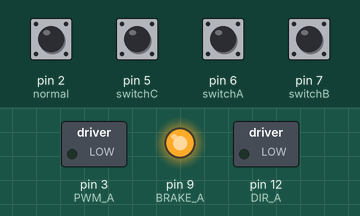
Recording of a sketch running on a simulated Arduino Uno, built with avr-gcc and run on an emulated ATmega328P. On the bench: switched loads named in the sketch (green lamp = pin HIGH), output pins drawn as LEDs (lit = HIGH). The inputs (shaded band) are chosen by the test bench; at power-on: pin 2 (normal), pin 5 (switchC), pin 6 (switchA), pin 7 (switchB) HIGH. What the sketch prints to the serial monitor is not drawn.

Above: at 1.2 s.
1.3 s: pin 6 (switchA) pulled LOW for 0.15 s
At 3.5 s:
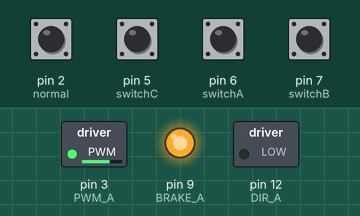
4.3 s: pin 2 (normal) pulled LOW for 0.15 s
At 4.37 s:
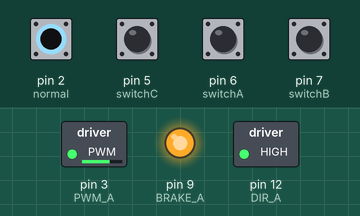
5.9 s: pin 5 (switchC) pulled LOW for 0.15 s
At 6.4 s:
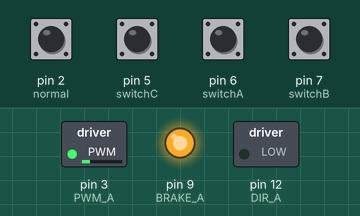
7.6 s: pin 2 (normal) pulled LOW for 1 s
At 8.3 s:
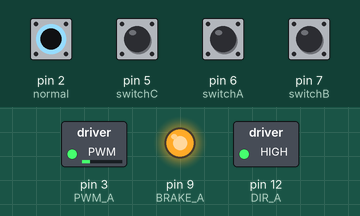
10.1 s: pin 6 (switchA) pulled LOW for 1 s
At 10.52 s:
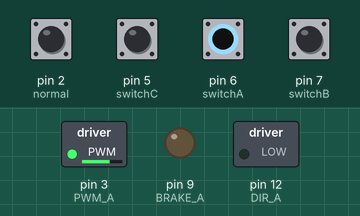
13.2 s: pin 5 (switchC) pulled LOW for 1 s
At 13.73 s:
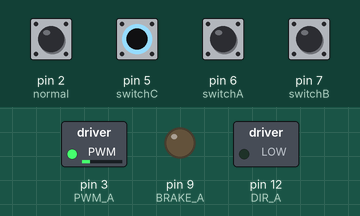
Timing chart, 0 to 16.2 s (numbered marks = the images above; inputs shaded):
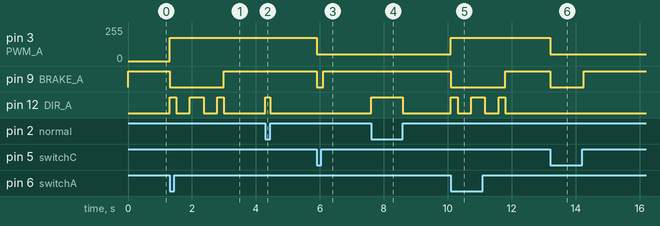

Measured:
- after the input at 1.3 s, pin 3 (PWM_A): 0/255 → 175/255 at once; pin 9 (BRAKE_A): HIGH → LOW at once, → HIGH 1.7 s later; pin 12 (DIR_A): goes HIGH 0.21 s, LOW 0.43 s, HIGH 0.43 s, LOW 0.43 s, HIGH 0.21 s, then LOW, starting at once
- after the input at 4.3 s, pin 12 (DIR_A): LOW → HIGH at once, → LOW 0.15 s later
- after the input at 5.9 s, pin 3 (PWM_A): 175/255 → 50/255 at once; pin 9 (BRAKE_A): HIGH → LOW at once, → HIGH 0.21 s later
- after the input at 7.6 s, pin 12 (DIR_A): LOW → HIGH at once, → LOW 1.0 s later
- after the input at 10.1 s, pin 3 (PWM_A): 50/255 → 175/255 at once; pin 9 (BRAKE_A): HIGH → LOW at once, → HIGH 1.7 s later; pin 12 (DIR_A): goes HIGH 0.21 s, LOW 0.43 s, HIGH 0.43 s, LOW 0.43 s, HIGH 0.21 s, then LOW, starting at once
- after the input at 13.2 s, pin 3 (PWM_A): 175/255 → 50/255 at once; pin 9 (BRAKE_A): HIGH → LOW at once, → HIGH 1.1 s later

The sketch:

motor_control_buttons_v2.ino
```cpp
// Initialise Constants
const int
PWM_A   = 3,
DIR_A   = 12,
BRAKE_A = 9,
SNS_A   = A0;
int counter = 0;
int counter_lim = 2;
int pwm = 255;
int period = 1600;   // Arbitrary value, to be changed in program.

// Set Switch Inputs
int val;
 int switchA = 6;
 int switchB = 7;
 int switchC = 5;
 int normal = 2;
 int encoderPos = 0;
 int switchALast = LOW;
 int a = LOW;
 int b = LOW;
 int c = LOW;
 int norm = LOW;

void setup() {
  //MOTOR
  // Configure the A output
  pinMode(BRAKE_A, OUTPUT);  // Brake pin on channel A
  pinMode(DIR_A, OUTPUT);    // Direction pin on channel A

  //Switches
  pinMode (switchA,INPUT);
  pinMode (switchB,INPUT);
  pinMode (switchC,INPUT);
  pinMode (normal,INPUT);
  digitalWrite(switchA,HIGH);
  digitalWrite(switchB,HIGH);
  digitalWrite(switchC,HIGH);
  digitalWrite(normal,HIGH);
  digitalWrite(BRAKE_A, HIGH);

  // Open Serial communication
  Serial.begin(9600);
  Serial.println("Motor shield DC motor Test:\n");

}

void loop() {
// Read Switches
norm = digitalRead(normal);
a = digitalRead(switchA);
b = digitalRead(switchB);
c = digitalRead(switchC);

// Set Period and/or Direction
if(norm ==LOW) {
pwm = 255;
//period = 1280;
period = 1280;
digitalWrite(DIR_A, HIGH);
digitalWrite(BRAKE_A, HIGH);
}
if(norm == HIGH){
pwm = 175;
period = 850;
digitalWrite(DIR_A, LOW);
digitalWrite(BRAKE_A, HIGH);
}

// ------- Continuous Waves -----------//
if(a == LOW){

// Run half a loop forward
while(counter <1){
  digitalWrite(BRAKE_A, LOW);  // setting brake LOW disables motor brake
  digitalWrite(DIR_A, HIGH);   // setting direction to HIGH the motor spins forward

  analogWrite(PWM_A, pwm);     // Set the speed of the motor, 255 is the maximum value
  delay(period/4);             // hold the motor at full speed for (P/4) seconds
  digitalWrite(BRAKE_A, HIGH);
  counter++;
}

// Run back and forth
while(counter<counter_lim){
  digitalWrite(BRAKE_A, LOW);  // setting brake LOW disables motor brake
  digitalWrite(DIR_A, LOW);    // setting direction to LOW the motor spins backward

  analogWrite(PWM_A, pwm);     // Set the speed of the motor, 255 is the maximum value
  delay(period/2);             // hold the motor at full speed for (P/2) seconds

  // Brake the motor
  digitalWrite(BRAKE_A, HIGH);  // raise the brake

// Set the outputs to run the motor forwards
  digitalWrite(BRAKE_A, LOW);
  digitalWrite(DIR_A, HIGH);    // now change the direction to Forward setting HIGH the DIR_A pin

  analogWrite(PWM_A, pwm);      // Set the speed of the motor
  delay(period/2);

  // Brake
  digitalWrite(BRAKE_A, HIGH);  // raise the brake

 counter++;                     // increment counter
}

// Run Backwards Again
  digitalWrite(BRAKE_A, LOW);  // setting brake LOW disable motor brake
  digitalWrite(DIR_A, LOW);    // setting direction to LOW the motor will spin backward

  analogWrite(PWM_A, pwm);     // Set the speed of the motor, 255 is the maximum value

  delay(period/2);             // hold the motor at full speed for (P/2) seconds


// Run half a loop forwards
while(counter == counter_lim){
  digitalWrite(BRAKE_A, LOW);  // setting brake LOW disable motor brake
  digitalWrite(DIR_A, HIGH);   // setting direction to HIGH the motor will spin forwards

  analogWrite(PWM_A, pwm);     // Set the speed of the motor, 255 is the maximum value
  delay(period/4);
  digitalWrite(BRAKE_A, HIGH);
  counter++;
}
}
counter = 0;

// ------------ Single Wave ---------- //
if(b == LOW){
// Run half a loop forward
while(counter <1){
  digitalWrite(BRAKE_A, LOW);  // setting brake LOW disable motor brake
  digitalWrite(DIR_A, HIGH);   // setting direction to HIGH the motor will spin forward

  analogWrite(PWM_A, pwm);     // Set the speed of the motor, 255 is the maximum value
  delay(period/4);             // hold the motor at full speed for (P/4) seconds
  digitalWrite(BRAKE_A, HIGH);
  counter++;
}

// Run back and forth
while(counter<counter_lim){
  digitalWrite(BRAKE_A, LOW);  // setting brake LOW disable motor brake
  digitalWrite(DIR_A, LOW);    // setting direction to LOW the motor will spin backward

  analogWrite(PWM_A, pwm);     // Set the speed of the motor, 255 is the maximum value

  delay(period/2);             // hold the motor at full speed for (P/2) seconds

  // Brake the motor
  digitalWrite(BRAKE_A, HIGH);  // raise the brake

// Set the outputs to run the motor forwards
  digitalWrite(BRAKE_A, LOW);  // setting againg the brake LOW to disable motor brake
  digitalWrite(DIR_A, HIGH);   // now change the direction to Forward setting DIR_A pin HIGH

  analogWrite(PWM_A, pwm);     // Set the speed of the motor
  delay(period/2);

  // Brake
  digitalWrite(BRAKE_A, HIGH);  // raise the brake

 counter++;
}

// Run half a loop backward
while(counter == counter_lim){
  digitalWrite(BRAKE_A, LOW);  // setting brake LOW disable motor brake
  digitalWrite(DIR_A, LOW);    // setting direction to LOW the motor will spin backward

  analogWrite(PWM_A, pwm);     // Set the speed of the motor, 255 is the maximum value
  delay(period/4);
  digitalWrite(BRAKE_A, HIGH);
  counter++;
}

counter = 0;
}

// -------------- Adjust Position ------------------//
// Adjustment
if(c == LOW) {

  // Set Speed
  pwm = 50;

  // Run for (P/8) seconds and brake
  digitalWrite(BRAKE_A, LOW);
  analogWrite(PWM_A, pwm);
  delay(period/8);
  digitalWrite(BRAKE_A, HIGH);
}

}
```
